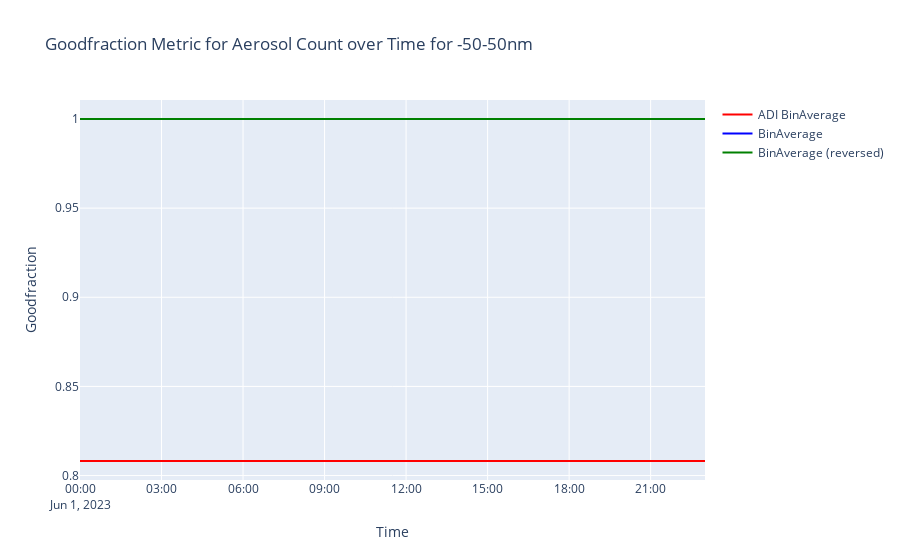

The notebook cell this image was saved under:
### Code cell
fig = go.Figure()

i = 0  # output dia bin # (0-10) 

fig.add_trace(go.Scatter(
    x=adi_bin_avg["time"].values, 
    y=adi_bin_avg["aerosol_count_goodfraction"].values[:, i],
    mode="lines",
    name="ADI BinAverage",
    marker=dict(color="red"),
))

fig.add_trace(go.Scatter(
    x=avg_ds["time"].values, 
    y=avg_ds["dN_dlogDp_goodfraction"].values[:, i],
    mode='lines',
    name='BinAverage',
    marker=dict(color="blue"),
))
fig.add_trace(go.Scatter(
    x=avg_ds2["time"].values, 
    y=avg_ds2["dN_dlogDp_goodfraction"].values[:, i],
    mode='lines',
    name='BinAverage (reversed)',
    marker=dict(color="green"),
))

# Update layout
dia_bounds = adi_bin_avg["diameter_bounds"].values[i]
fig.update_layout(
    title=f'Goodfraction Metric for Aerosol Count over Time for {int(dia_bounds[0])}-{int(dia_bounds[1])}nm',
    xaxis_title='Time',
    yaxis_title="Goodfraction",
)

# Show plot
fig.show()
